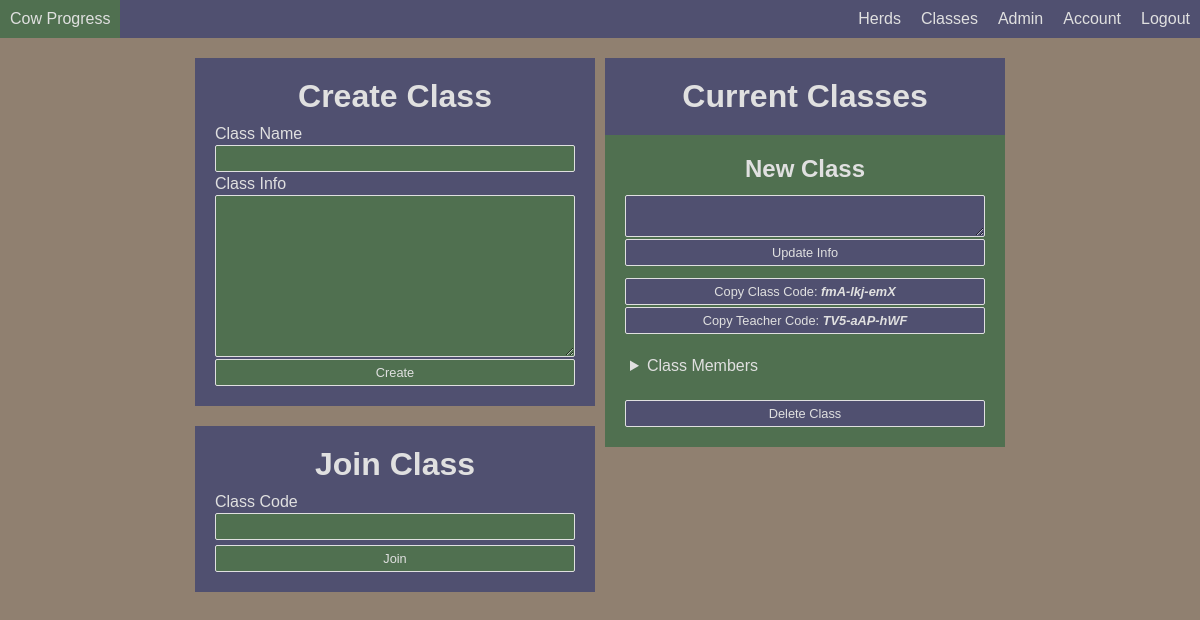
The page /classes (signed in) on the database its author committed.
### base/models.py (models this page shows, shortened)
class Enrollment(models.Model):
    __str__ = lambda self: self.user.username + " in " + self.connectedclass.name
    user = models.ForeignKey(
        to=User, on_delete=models.CASCADE, related_name="_enrollmentuser"
    )
    connectedclass = models.ForeignKey(
        to=Class, on_delete=models.CASCADE, related_name="_enrollmentclass"
    )
    teacher = models.BooleanField(default=False)

class Class(models.Model):
    __str__ = lambda self: self.name
    name = models.CharField(max_length=255)  # Holds the name of the class
    info = models.TextField(
        blank=True, null=True, max_length=1024
    )  # Holds the class info
    classcode = models.CharField(
        unique=True, max_length=255
    )  # Holds the student enrollment code
    teacherclasscode = models.CharField(
        unique=True, max_length=255
    )  # Holds the teacher enrollment code
    owner = models.ForeignKey(
        to=User, on_delete=models.CASCADE, related_name="classowner"
    )
    herd = models.OneToOneField(
        to=Herd, on_delete=models.CASCADE, related_name="classherd"
    )
    class Meta:
        verbose_name_plural = "Classes"

### base/views.py (the view, shortened to what this page needs)
# urls.py: path("classes", views.classes, name="classes"),
@login_required
def classes(request: WSGIRequest):
    view_forms = {
        "joinclass": forms.JoinClass,
        "addclass": forms.AddClass,
        "exitclass": forms.ExitClass,
        "deleteclass": forms.DeleteClass,
        "promoteclass": forms.PromoteClass,
    }
    enrollments = models.Enrollment.objects.filter(user=request.user)
    enrollment_info = {}
    for e in enrollments:
        enrollment_info[e] = [
            x for x in models.Enrollment.objects.filter(connectedclass=e.connectedclass)
        ]
    return render(
        request,
        "base/classes.html",
        view_forms | {"enrollmentinfo": enrollment_info},
    )

### base/templatetags/dic.py (called while the page is built)
@register.filter
def dic(dictionary, key):
    return dictionary.get(key)

### base/templates/base/classes.html (shortened to what this page needs)
{% extends "../extends.html" %}
{% load dic %}
{% load static %}
{% block links %}
    <link rel="stylesheet" href="{% static 'css/classes.css' %}">
{% endblock links %}
{% block body %}
    <div class="grid">
        <div class="forms">
            <form method="POST">
                <h1>Create Class</h1>
                {% for field in addclass %}
                    {{ field.label }}
                    {{ field }}
                {% endfor %}
                <button type="submit">Create</button>
            </form>
            <form method="POST">
                <h1>Join Class</h1>
                {% for field in joinclass %}
                    {{ field.label }}
                    {{ field }}
                {% endfor %}
                <button type="submit">Join</button>
            </form>
        </div>
        <div class="enrollments">
            <h1>Current Classes</h1>
            {% for enrollment in enrollmentinfo %}
                <div class="enrollment">
                    <h2>{{ enrollment.connectedclass.name }}</h2>
                    <div class="classinfo">
                        {% if enrollment.teacher %}
                            <textarea id="classinfo">{{enrollment.connectedclass.info}}</textarea>
                            <button onclick="changeinfo(event, '{{ enrollment.connectedclass.id }}')">Update Info</button>
                        {% else %}
                            <textarea readonly>{{enrollment.connectedclass.info}}</textarea>
                        {% endif %}
                    </div>
                    {% if enrollment.teacher %}
                        <button onclick="Copy('{{ enrollment.connectedclass.classcode }}')">
                            Copy Class Code: <span class="pow">{{ enrollment.connectedclass.classcode }}</span>
                        </button>
                        <button onclick="Copy('{{ enrollment.connectedclass.teacherclasscode }}')">
                            Copy Teacher Code: <span class="pow">{{ enrollment.connectedclass.teacherclasscode }}</span>
                        </button>
                    {% endif %}
                    <br>
                    <details>
                        <summary>
                            Class Members
                        </summary>
                </details>
                <br>
                {% if enrollment.connectedclass.owner == request.user %}
                    <form method="POST">
                        <button onclick="return confirm(`Are you sure you want to delete {{ enrollment.connectedclass.name }}? \nThis action cannot be undone.`)"
                                type="submit">
                            Delete Class
                        </button>
                    </form>
                {% endif %}
            </div>
        {% endfor %}
    </div>
</div>
{% endblock body %}

### base/static/css/extends.css (style rules this page uses)
:root { --prime: rgb(80, 80, 112); --secondary: #507050; --neutral: #908070; --light: #e0e0e0; --dark: #303030; --transparent: #0007; }
body { margin: 0; color: var(--light); font-family: Arial, Helvetica, sans-serif; background-color: var(--neutral); }
input, button, textarea, .as-btn { margin-top: 2px; padding: 5px; border-radius: 2px; border: 1px solid var(--light); color: var(--light); font-size: 0.8rem; background-color: var(--secondary); }
* { box-sizing: border-box; outline: none; }
h1 { margin: 20px 0; }
.pow { font-style: italic; font-weight: bold; }

### base/static/css/classes.css (style rules this page uses)
main .grid { display: grid; grid-template-columns: 400px 400px; grid-template-rows: auto; gap: 10px; margin-inline: auto; }
main .forms form { display: flex; flex-flow: column; width: 400px; margin-top: 20px; padding: 20px; background-color: var(--prime); margin-inline: auto; }
main .forms form input { margin-bottom: 3px; }
main .forms form h1 { margin: 0; margin-bottom: 10px; text-align: center; }
main .enrollments { width: fit-content; margin: 20px auto 0 auto; }
main .enrollments h1 { width: 400px; margin: 0; padding: 20px 0; text-align: center; background-color: var(--prime); }
main .enrollment { display: flex; flex-flow: column; width: 400px; padding: 20px; background-color: var(--prime); }
main .enrollment:nth-child(even) { background-color: var(--secondary); }
main .enrollment h2 { margin: 0; margin-bottom: 10px; text-align: center; }
main .enrollment .classinfo { width: 100%; margin-bottom: 10px; display: flex; flex-direction: column; }
main .enrollment .classinfo textarea { resize: vertical; }
main .enrollment input, main .enrollment button { width: 100%; }
main .enrollment:nth-child(even) input, main .enrollment:nth-child(even) button, main .enrollment:nth-child(even) textarea { background-color: var(--prime); }
main .enrollment details summary { padding: 5px; }
main .enrollments form { width: 100%; min-width: 0; margin: 0; padding: 0; background-color: transparent; }

### rows shown on the page
Enrollment: connectedclass.name "New Class", connectedclass.classcode "fmA-lkj-emX", connectedclass.teacherclasscode "TV5-aAP-hWF"

### other values the page prints
{{ field.label }} "Class Name" "Class Info"
{{ field.label }} "Class Code"
